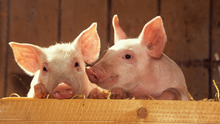
%> input picture ToStudents/pigs.png, 220 x 124 px, shrunk from 576 x 324 before the run
$ octave p4k.m   (GNU Octave 9; MATLAB toolbox functions it lacks are replaced by stand-ins)
%> lines starting %> are read from the running program, lines starting %| are printed output that depends on the picture
### P4 - SeamCarving/intelligentResize.m
function [totalCost,imOut] = intelligentResize(im,v,h,W,mask,maskWeight)
    im4 = cat(3, im, mask);
    F = [-1 0 1];
    totalCost = 0;
    E = computeEng(im4, F, W, maskWeight);

    if h>0
        while h>0
            h=h-1;
            [~,im4,cost] = increaseHeight(im4,E);
            totalCost = totalCost + cost;
            E = computeEng(im4, F, W, maskWeight);
            if v>0
                v=v-1;
                [~,im4,cost] = increaseWidth(im4,E);
                totalCost = totalCost + cost;
                E = computeEng(im4, F, W, maskWeight);
            elseif v<0
                v=v+1;
                [~,im4,cost] = reduceWidth(im4,E);
                totalCost = totalCost + cost;
                E = computeEng(im4, F, W, maskWeight);
            else
                continue;
            end
        end
    else
        while h<0
            h=h+1;
            [~,im4,cost] = reduceHeight(im4,E);
            totalCost = totalCost + cost;
            E = computeEng(im4, F, W, maskWeight);
            if v>0
                v=v-1;
                [~,im4,cost] = increaseWidth(im4,E);
                totalCost = totalCost + cost;
                E = computeEng(im4, F, W, maskWeight);
            elseif v<0
                v=v+1;
                [~,im4,cost] = reduceWidth(im4,E);
                totalCost = totalCost + cost;
                E = computeEng(im4, F, W, maskWeight);
            else
                continue;
            end
        end
    end

    if v~=0
        if v>0
            while v>0
                v=v-1;
                [~,im4,cost] = increaseWidth(im4,E);
                totalCost = totalCost + cost;
                E = computeEng(im4, F, W, maskWeight);
            end
        else
            while v<0
                v=v+1;
                [~,im4,cost] = reduceWidth(im4,E);
                totalCost = totalCost + cost;
                E = computeEng(im4, F, W, maskWeight);
            end
        end
    end
    imOut = im4(:,:,1:3);
end

### P2 - GradientMag_GrayScaleImage/computeEngGrad.m
function eng = computeEngGrad(im,F)
    [imR,imC,imZ] = size(im);
    imG = zeros(imR, imC);

    for i=1:imR
        for j=1:imC
            s = 0;
            for k=1:3
                s = s + im(i,j,k);
            end
            avg = s/3;
            imG(i,j) = avg;
        end
    end

    eng = sqrt(abs(applyFilter(imG,F)).^2+abs(applyFilter(imG,transpose(F))).^2);

end

### P1 - ApplyFilter/applyFilter.m
function outIm= applyFilter(im,F)
    [imM, imN] = size(im);
    [Frows,Fcols] = size(F);
    padLR = (Fcols-1)/2;
    padTB = (Frows-1)/2;
    padim = padarray(im, [padTB padLR], 0);
    outIm = zeros(imM,imN);

    for m = padTB+1:imM+padTB
        for n = padLR+1:imN+padLR
            sum = 0;
            Fm = 1;
            Fn = 1;
            for i = m-padTB:m+padTB
                for j = n-padLR:n+padLR;
                    sum = sum + F(Fm,Fn)*padim(i,j);
                    Fn = Fn + 1;
                end
                Fm = Fm + 1;
                Fn = 1;
            end

            outIm(m-padTB,n-padLR) = sum;

        end
    end

end

### P3 - ColorBasedEnergyImg/computeEngColor.m
function eng = computeEngColor(im,W)
    R = im(:,:,1);
    G = im(:,:,2);
    B = im(:,:,3);

    eng = W(1).*R + W(2).*G + W(3).*B;
end

### P4 - SeamCarving/computeEng.m

function eng = computeEng(im4,F,W,maskW)
    eng = computeEngGrad(im4(:, :, 1 : 3), F)+computeEngColor(im4(:, :, 1 : 3), W)+maskW*im4(:, :, 4);
end

### P4 - SeamCarving/increaseHeight.m
function [seam,im4Out,c] = increaseHeight(im4,E)
    [s1,s2,s3] = size(E);
    E = transpose(E);
    tmp = zeros(s2,s1,s3);
    for i=1:4
        tmp(:,:,i) = transpose(im4(:,:,i));
    end

    [seam,tmp,c] = increaseWidth(tmp,E);
    im4Out = zeros(s1+1,s2,s3);
    for i=1:4
        im4Out(:,:,i) = transpose(tmp(:,:,i));
    end
end

### P4 - SeamCarving/seamV_DP.m

function [M,P] = seamV_DP(E)
    M = zeros(size(E));
    P = zeros(size(E));

    maxCol = size(E,2);
    maxRow = size(E,1);

    for c = 1:maxCol
        M(1,c) = E(1,c);
        P(1,c) = -1;
    end

    for r = 1:maxRow
        for c = 1:maxCol
            option1=Inf;
            option2=Inf;
            option3=Inf;
            if r>1&&c>1
                option1 = M(r-1,c-1);
            end
            if r>1
                option2 = M(r-1,c);
            end
            if r>1&&c<maxCol
                option3 = M(r-1,c+1);
            end
            if option1<=option2 && option1<=option3
                if r>1&&c>1
                    M(r,c)= E(r,c) + M(r-1,c-1);
                    P(r,c)=c-1;
                end
            elseif option2<=option1 && option2<=option3
                if r>1
                    M(r,c)= E(r,c) + M(r-1,c);
                    P(r,c)= c;
                end
            else
                if r>1&&c<maxCol
                    M(r,c)= E(r,c) + M(r-1,c+1);
                    P(r,c)= c+1;
                end
            end
        end
    end
end

### P4 - SeamCarving/increaseWidth.m
% increases width of the image by n pixels using seam carving

function [seam,im4Out,c] = increaseWidth(im4,E)
    [M,P] = seamV_DP(E);
    [seam,c] = bestSeamV(M,P);
    im4Out =  addSeamV(im4, seam);
end

### P4 - SeamCarving/bestSeamV.m
function [seam,c] = bestSeamV(M,P)
    leng = size(M,1);
    seam = zeros(leng,1);
    index = -1;
    for i=leng:-1:1
        if i==leng
            elem = find(M(i,:)==min(M(i,:)));
            index = elem(1);
            seam(i) = index;
            c = min(M(i,:));
        else
            seam(i) = P(i+1,index);
            index = seam(i);
        end
    end
end
% [13 lines of commented-out code are left out]

### P4 - SeamCarving/addSeamV.m
function imOut = addSeamV(im4,seam)
    leng = size(im4,1);
    imOut = zeros(leng,size(im4,2)+1,3);
    for i=1:leng
        for channel=1:4
            vec = im4(i,:,channel);
            vec = [vec(1:seam(i)-1) vec(seam(i)) vec(seam(i):end)];
            imOut(i,:,channel) = vec;
        end
    end
end

### P4 - SeamCarving/p4k.m
%% Apply function, intelligentResize to image ’cat.png’ and 'face.jpg'

% [28 lines of commented-out code are left out]

%% Apply function to pigs.jpg

v = 50;
h = 50;
W = [ 2, -3, 2];

im = imread('pigs.png');
%> im is the input picture: size 124x220x3 uint8; mean R, G, B 151.5, 100.8, 66.6
im = double(im);
%> im: size 124x220x3 double

size(im)
%> ans = [124 220 3]

mask = zeros(size(im,1),size(im,2));
maskW = 0;

[~,imOut ] = intelligentResize(im,v,h,W,mask,maskW);
%> after the loop in computeEngGrad, `for i=1:imR`:
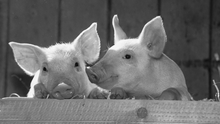
%> imG: size 124x220 double; min 6.33, max 255, mean 106.3
%> call 2 of applyFilter, with F = [-1; 0; 1]
%> after the loop in applyFilter (call 2), `for m = padTB+1:imM+padTB`:
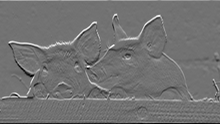
%> outIm: size 124x220 double; min -168.3, max 206.7, mean 0.6; drawn with min black and max white
%> in computeEngColor, `R = im(:,:,1);`:
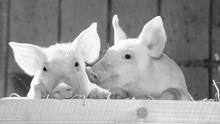
%> R: size 124x220 double; min 10, max 255, mean 151.5
%> in computeEng, `eng = computeEngGrad(im4(:, :, 1 : 3), F)+computeEngColor(im4(:, :, 1 ..`:
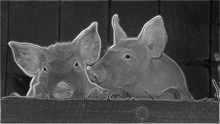
%> eng: size 124x220 double; min 45.01, max 429.7, mean 153.4; drawn with min black and max white
%> (the run ends here)
